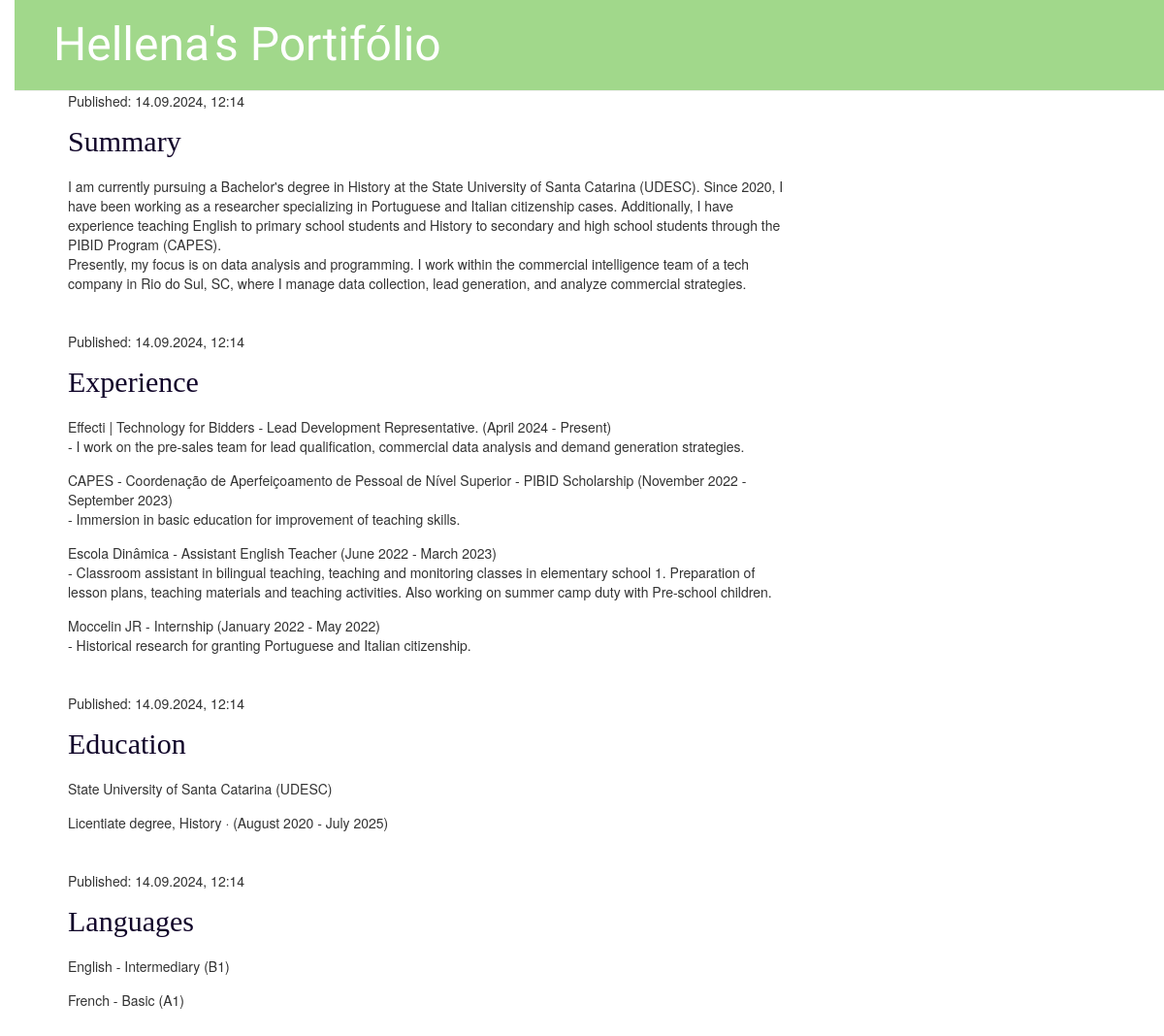
The app's page /, older data.
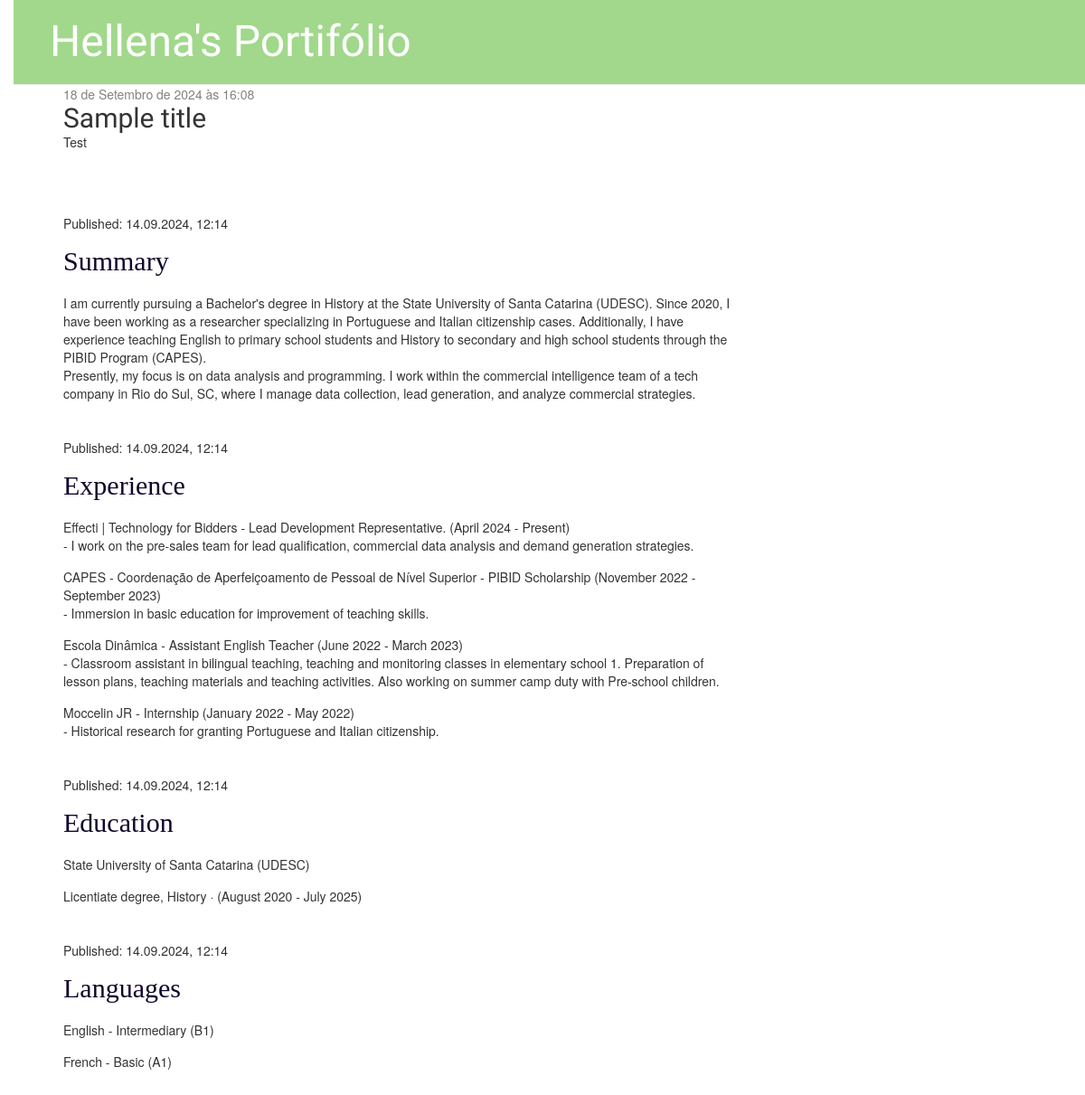
The same page, newer data.
### blog/models.py (models this page shows, shortened)
class Post(models.Model):
    author = models.ForeignKey(settings.AUTH_USER_MODEL, on_delete=models.CASCADE)
    title = models.CharField(max_length=200)
    text = models.TextField()
    created_date = models.DateTimeField(default=timezone.now)
    published_date = models.DateTimeField(blank=True, null=True)

### blog/views.py (the view)
# urls.py: path('', views.post_list, name='post_list'),
def post_list(request):
    posts = Post.objects.filter(published_date__lte=timezone.now()).order_by('published_date')
    return render(request, 'blog/post_list.html', {'posts': posts})

### blog/templates/blog/post_list.html (shortened to what this page needs)
{% extends 'blog/base.html' %}
{% block content %}
    {% for post in posts %}
        <div class="post">
            {% if post.published_date %}
                <div class="date">
                    {{ post.published_date }}
                </div>
            {% endif %}
            <h2>{{ post.title }}</h2>
            <p>{{ post.text|linebreaksbr }}</p>
        </div>
    {% endfor %}
{% endblock %}

Row changes from the older to the newer data that the page shows:
added Post: published_date "18 de Setembro de 2024 às 16:08", title "Sample title", text "Test"
